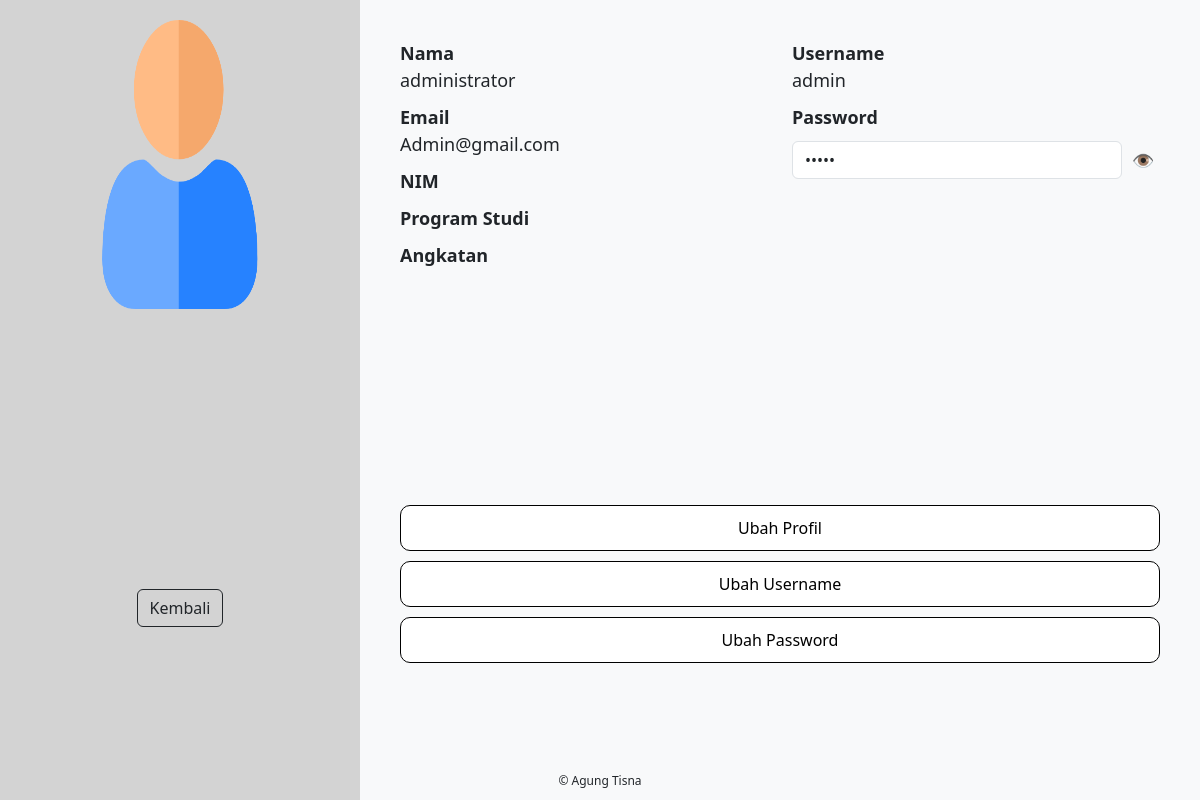
The page /mahasiswa/profile/profile_mahasiswa.php (signed in) on the database its author committed.
### tables this page shows
CREATE TABLE `user` (
  `id_user` int(10) NOT NULL,
  `nama` varchar(50) NOT NULL,
  `email` varchar(50) NOT NULL,
  `username` varchar(15) NOT NULL,
  `password` varchar(50) NOT NULL,
  `role` enum('Mahasiswa','BEM','Kemahasiswaan','Administrator','Ormawa') NOT NULL
);

### mahasiswa/profile/profile_mahasiswa.php (the view, shortened to what this page needs)
<?php
require '../../koneksi.php';
$id_user = $_SESSION['id_user'];
$query = "
    SELECT
        u.nama,
        u.email,
        u.username,
        u.password,
        udm.nim,
        udm.prodi,
        udm.angkatan
    FROM user u
    LEFT JOIN user_detail_mahasiswa udm ON u.id_user = udm.id_user
    WHERE u.id_user = ?
";
$stmt = $conn->prepare($query);
$stmt->bind_param("i", $id_user);
$stmt->execute();
$result = $stmt->get_result();
$mahasiswa = $result->fetch_assoc();
?>
<!DOCTYPE html>
<html lang="id">
<head>
    <link href="https://cdn.jsdelivr.net/npm/bootstrap@5.3.0/dist/css/bootstrap.min.css" rel="stylesheet">
</head>
<body>
<div class="profile-container">
    <div class="profile-sidebar">
        <img src="../../asset/img/profile.png" height="38%" width="58%" />
        <br><br>
        <a href="../index.php"><button class="btn btn-outline-dark">Kembali</button></a>
    </div>
    <div class="profile-content">
        <div class="row">
            <div class="col-md-6">
                <p class="profile-info"><strong>Nama</strong><br><?= htmlspecialchars($mahasiswa['nama']) ?></p>
                <p class="profile-info"><strong>Email</strong><br><?= htmlspecialchars($mahasiswa['email']) ?></p>
                <p class="profile-info"><strong>NIM</strong><br><?= htmlspecialchars($mahasiswa['nim']) ?></p>
                <p class="profile-info"><strong>Program Studi</strong><br><?= htmlspecialchars($mahasiswa['prodi']) ?></p>
                <p class="profile-info"><strong>Angkatan</strong><br><?= htmlspecialchars($mahasiswa['angkatan']) ?></p>
            </div>
            <div class="col-md-6">
                <p class="profile-info"><strong>Username</strong><br><?= htmlspecialchars($mahasiswa['username']) ?></p>
                <p class="profile-info"><strong>Password</strong><br>
                    <div class="password-container">
                        <input type="password" class="form-control" id="passwordField" value="<?= htmlspecialchars($mahasiswa['password']) ?>" readonly>
                        <button class="btn-eye" type="button" onclick="togglePassword()">
                            <span id="eyeIcon">👁</span>
                        </button>
                    </div>
                </p>
            </div>
        </div>
        <div class="box"></div>
        <a href="edit_profile_mahasiswa.php"><button class="btn-custom">Ubah Profil</button></a>
        <a href="ubah_username.php"><button class="btn-custom">Ubah Username</button></a>
        <a href="ubah_password.php"><button class="btn-custom">Ubah Password</button></a>
    </div>
</div>
<div class="footer">© Agung Tisna</div>
</body>
</html>

### mahasiswa/profile/profile_mahasiswa.php (style rules this page uses)
body { background-color: #f8f9fa; }
.profile-container { display: flex; height: 100vh; }
.profile-sidebar { background-color: #d3d3d3; width: 30%; padding: 20px; text-align: center; }
.btn { margin-top: 80%; }
.profile-content { flex: 1; padding: 40px; }
.profile-info { font-size: 18px; margin-bottom: 10px; }
.btn-custom { width: 100%; border: 1px solid #000; padding: 10px; border-radius: 10px; background-color: white; text-align: center; margin-top: 10px; }
.footer { text-align: center; font-size: 12px; padding: 10px; position: absolute; bottom: 0; width: 100%; }
.box { height: 30%; width: 20%; }
.password-container { position: relative; display: flex; align-items: center; }
.password-container input { width: 100%; padding-right: 40px; }
.btn-eye { border: none; background: none; cursor: pointer; font-size: 18px; padding-left: 10px; }

### rows shown on the page
user: nama "administrator", email "Admin@gmail.com", username "admin"
